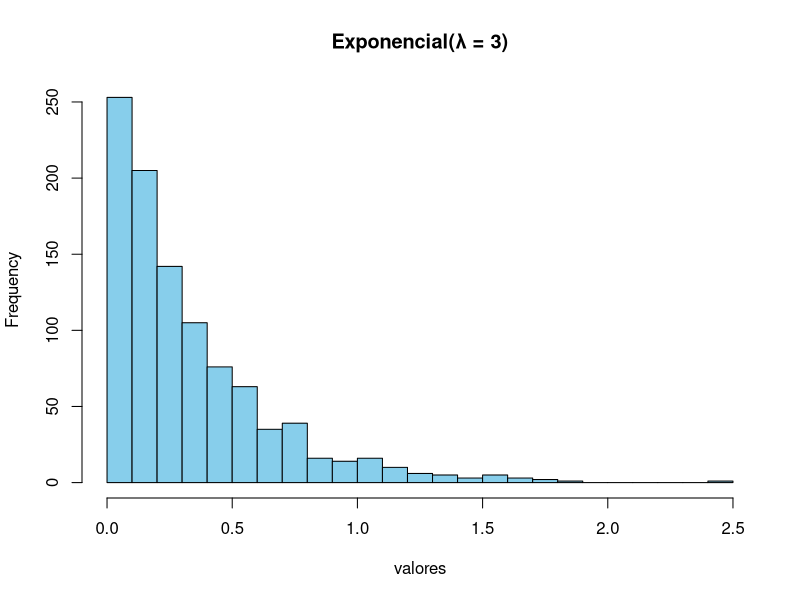
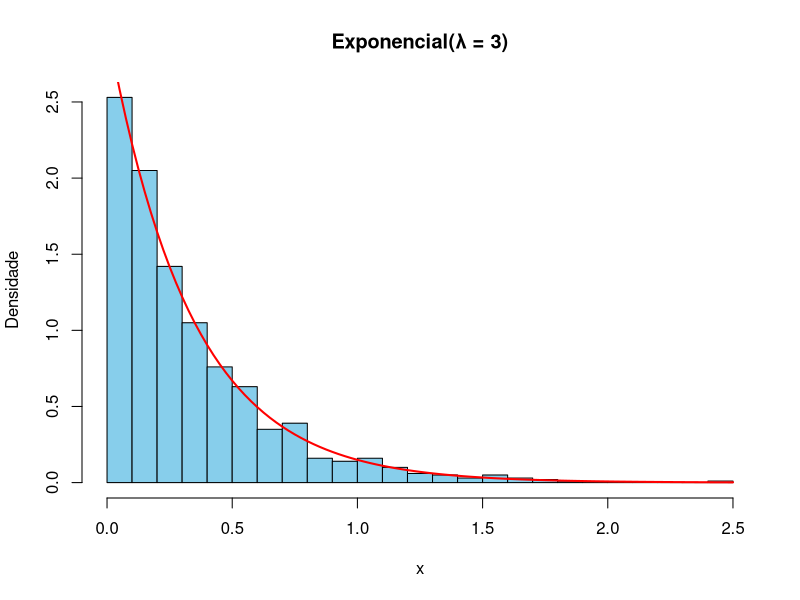
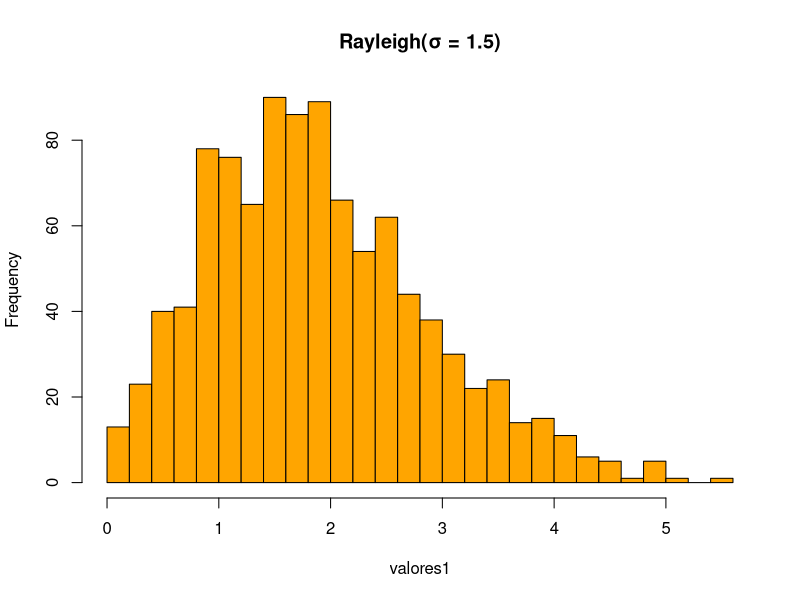

The R source for these figures, in order:
geraExp = function(lambda, n){
  u = runif(n)
  x = -log(1-u)/lambda
  return(x)
} 
set.seed(123)
valores = geraExp(lambda = 3, n = 1000)
hist(valores, breaks = 30, col = "skyblue", main = "Exponencial(λ = 3)")
hist(valores, breaks = 30, col = "skyblue", freq = FALSE,
     main = "Exponencial(λ = 3)", xlab = "x", ylab = "Densidade")
curve(dexp(x, rate = 3), col = "red", lwd = 2, add = TRUE)



gerar_rayleigh <- function(n, sigma) {
  u <- runif(n)
  x <- sigma * sqrt(-2 * log(u))
  
  return(x)
}
valores1 <- gerar_rayleigh(1000, 1.5)

hist(valores1, breaks = 30, col = "orange", main = paste("Rayleigh(σ = 1.5)"))
